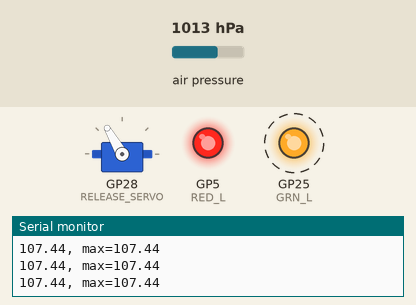
Simulated run of this sketch. Board: Raspberry Pi Pico. Parts: servo, output pins drawn as LEDs (lit = HIGH), the last lines printed to the serial monitor. Dashed ring = blinking. Inputs (shaded band) come from the test bench; at power-on: air pressure 1013 hPa.

Above: at 3.26 s.
3.3 s: air pressure set to 1016 hPa
At 3.9 s:
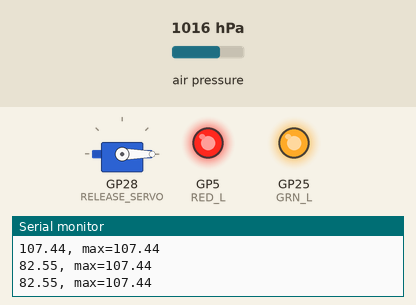
At 7.3 s:
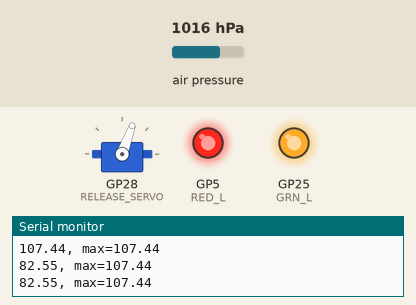
Timing chart, 0 to 16.9 s (numbered marks = the images above; inputs shaded):
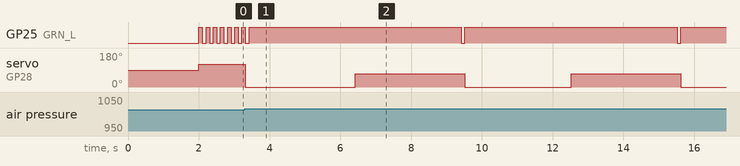

Measured:
- the behaviour switches between 1014 and 1015 hPa on air pressure (found by bisection; images 0 and 1)
- after the input at 3.3 s, GP25 (GRN_L): alternates HIGH for 6.0 s and LOW for 0.10 s, starting after 6.1 s; servo on GP28 (RELEASE_SERVO): alternates 70° for 3.1 s and 0° for 3.1 s, starting at once
- by itself, GP25 (GRN_L): alternates HIGH for 0.10 s and LOW for 0.10 s

The sketch:

MainCan_flightsoftware.ino
```cpp
/***************************************************************************
  Main Can Flight Software

  Victor Liu @ Team Arctos, 2023
 ***************************************************************************/

#define spd(s) Serial.print(s);Serial.print(",")

#define MSL_ALT_CONST 1026

#define I2C_SDA 20
#define I2C_SCL 21
#define STATUS_L 25

#define LSM_CS 1
#define LSM_SCK 2
#define LSM_MISO 4
#define LSM_MOSI 7
#define LSM_INT1 3
#define LSM_INT2 0

#define LORA_CS 16
#define LORA_RST 17
#define LORA_IRQ 6
#define LORA_FREQ 433920000

#define SD_MISO 12
#define SD_MOSI 15
#define SD_SCK 14
#define SD_CS 13

#define RED_L 5
#define GRN_L 25
#define BLU_L 26

#define ESP_CTL 24
#define RELEASE_SERVO 28

#include <Servo.h>
Servo rServo;

#include <Wire.h>
#include <Adafruit_BMP280.h>

#define LOCKED_POS 120
#define WIGGLE_POS 70
#define OPEN_POS 0
#define DESCENT_THR 10

Adafruit_BMP280 bmp;
float maxAlt;
bool deployed;
void setup() {
  rServo.attach(RELEASE_SERVO);
  Serial.begin(115200);
  delay(2000);
  Serial.print("Secondary Board - Canlet Release Ready");

  rServo.write(LOCKED_POS);
  Wire.setSCL(21);
  Wire.setSDA(20);
  unsigned status;
  status = bmp.begin(BMP280_ADDRESS_ALT, BMP280_CHIPID);
  pinMode(RED_L, OUTPUT);
  digitalWrite(RED_L, HIGH);
  pinMode(GRN_L, OUTPUT);
  if (!status) {
    Serial.println(F("Could not find BMP280 sensor!"));
    //pinMode(RED_L, OUTPUT);
    digitalWrite(RED_L, LOW);
  }
  bmp.setSampling(Adafruit_BMP280::MODE_NORMAL,     /* Operating Mode. */
                Adafruit_BMP280::SAMPLING_X2,     /* Temp. oversampling */
                Adafruit_BMP280::SAMPLING_X16,    /* Pressure oversampling */
                Adafruit_BMP280::FILTER_X16,      /* Filtering. */
                Adafruit_BMP280::STANDBY_MS_500); /* Standby time. */
  digitalWrite(GRN_L, LOW);
  float curAlt = bmp.readAltitude(MSL_ALT_CONST);
  maxAlt = curAlt;
  deployed = false;
}

void loop() {
  // get the current altitude
  float curAlt = bmp.readAltitude(MSL_ALT_CONST);

  Serial.print(curAlt); Serial.print(", max="); Serial.println(maxAlt);
  digitalWrite(GRN_L, !digitalRead(GRN_L));
  if (!deployed) {
    if (curAlt > maxAlt) {
      maxAlt = curAlt;
    }
    if (curAlt < maxAlt-DESCENT_THR) {
      // we are descending, deploy!
      rServo.write(OPEN_POS);
      deployed = true;
    }
  } else {
      // already deployed, jiggle the last ones out
      rServo.write(OPEN_POS);
      delay(3000);
      rServo.write(WIGGLE_POS);
      delay(3000);
      digitalWrite(GRN_L, LOW); // blink the LED
  }
  delay(100);
}
```
